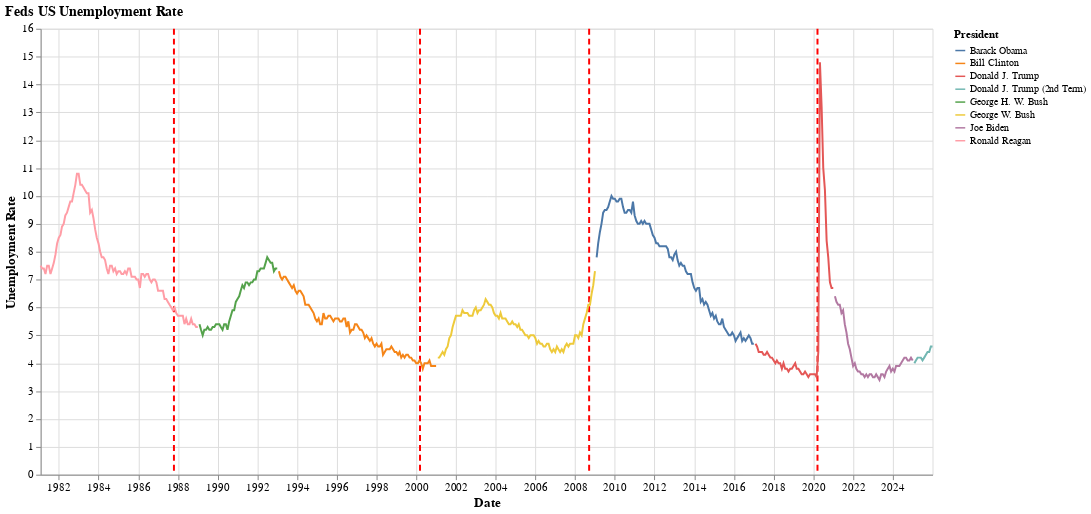

Notebook cell for this chart:
### Code cell
# Unemployment Rate
overall_trend_altair(final_merged_v2, 'observation_date', 'Unemployment Rate', 'Feds US Unemployment Rate',  'Date', 'Unemployment Rate') # unemployment rate

### Figure 1 — Vega-Lite specification as saved in the notebook (floating-point values rounded to 4 significant figures; data arrays with more than 128 entries replaced by an {"elided": "..."} marker saying what was removed)
{"config": {"view": {"continuousWidth": 300, "continuousHeight": 300}, "axis": {"labelFontSize": 11, "titleFontSize": 13}, "title": {"anchor": "start", "fontSize": 14}}, "layer": [{"data": {"name": "data-2e3354d5cf53ecb2ba6e47b1a5196afa"}, "mark": {"type": "rule", "color": "red", "strokeDash": [6, 4], "strokeWidth": 2}, "encoding": {"tooltip": [{"field": "event", "type": "nominal"}], "x": {"field": "observation_date", "type": "temporal"}}}, {"data": {"name": "data-e4224ca97ea313ec248cca3531ba870c"}, "mark": {"type": "line"}, "encoding": {"color": {"field": "President", "legend": {"title": "President"}, "type": "nominal"}, "x": {"field": "observation_date", "title": "Date", "type": "temporal"}, "y": {"field": "Unemployment Rate", "title": "Unemployment Rate", "type": "quantitative"}}}, {"data": {"name": "data-e4224ca97ea313ec248cca3531ba870c"}, "mark": {"type": "rule", "color": "gray"}, "encoding": {"x": {"field": "observation_date", "type": "temporal"}}, "transform": [{"filter": {"param": "param_3", "empty": false}}]}, {"data": {"name": "data-e4224ca97ea313ec248cca3531ba870c"}, "mark": {"type": "point", "opacity": 0}, "encoding": {"tooltip": [{"field": "observation_date", "format": "%Y-%m", "title": "Date", "type": "temporal"}, {"field": "Unemployment Rate", "title": "Unemployment Rate", "type": "quantitative"}, {"field": "President", "title": "President", "type": "nominal"}], "x": {"field": "observation_date", "type": "temporal"}, "y": {"field": "Unemployment Rate", "type": "quantitative"}}, "name": "view_3"}], "height": 450, "params": [{"name": "param_3", "select": {"type": "point", "fields": ["observation_date"], "nearest": true, "on": "mouseover"}, "views": ["view_3"]}], "title": "Feds US Unemployment Rate", "width": 900, "$schema": "https://vega.github.io/schema/vega-lite/v5.20.1.json", "datasets": {"data-2e3354d5cf53ecb2ba6e47b1a5196afa": [{"observation_date": "1987-10-19T00:00:00", "event": "1987 Black Monday"}, {"observation_date": "2000-03-10T00:00:00", "event": "2000 Dotcom Bubble"}, {"observation_date": "2008-09-15T00:00:00", "event": "2008 Housing Bubble"}, {"observation_date": "2020-03-16T00:00:00", "event": "2020 COVID"}], "data-e4224ca97ea313ec248cca3531ba870c": {"elided": "540 records"}}}
